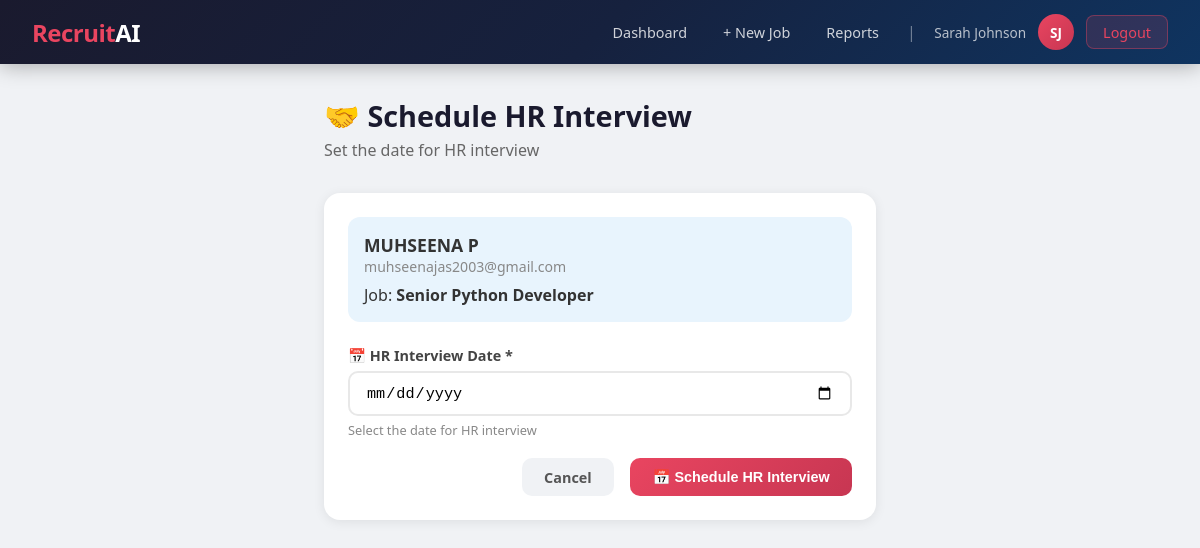
The page /hr/applications/1/schedule-hr/ (signed in) on the database its author committed.
### core/models.py (models this page shows, shortened)
class Application(models.Model):
    STATUS_CHOICES = [
        ('applied', 'Applied'),
        ('not_shortlisted', 'Not Shortlisted'),
        ('shortlisted', 'Shortlisted'),
        ('technical_scheduled', 'Technical Interview Scheduled'),
        ('technical_completed', 'Technical Interview Completed'),
        ('hr_scheduled', 'HR Interview Scheduled'),
        ('hr_completed', 'HR Interview Completed'),
        ('system_recommended', 'System Recommended'),
        ('selected', 'Selected'),
        ('rejected', 'Rejected'),
    ]
    RECOMMENDATION_CHOICES = [
        ('selected', 'Selected'),
        ('rejected', 'Rejected'),
    ]
    job = models.ForeignKey(Job, on_delete=models.CASCADE, related_name='applications')
    candidate = models.ForeignKey(User, on_delete=models.CASCADE, related_name='applications')
    resume = models.FileField(upload_to='resumes/')
    resume_text = models.TextField(blank=True)
    status = models.CharField(max_length=30, choices=STATUS_CHOICES, default='applied')
    rank = models.IntegerField(null=True, blank=True)
    applied_at = models.DateTimeField(auto_now_add=True)
    updated_at = models.DateTimeField(auto_now=True)
    resume_score = models.FloatField(null=True, blank=True)
    technical_date = models.DateField(null=True, blank=True)
    technical_score = models.FloatField(null=True, blank=True)
    technical_attended = models.BooleanField(null=True, blank=True)
    technical_feedback = models.TextField(blank=True)
    hr_date = models.DateField(null=True, blank=True)
    hr_score = models.FloatField(null=True, blank=True)
    hr_attended = models.BooleanField(null=True, blank=True)
    hr_feedback = models.TextField(blank=True)
    final_score = models.FloatField(null=True, blank=True)
    system_recommendation = models.CharField(
        max_length=10, choices=RECOMMENDATION_CHOICES, null=True, blank=True
    )
    final_decision = models.CharField(
        max_length=10, choices=RECOMMENDATION_CHOICES, null=True, blank=True
    )
    hr_decision_notes = models.TextField(blank=True)
    class Meta:
        unique_together = ('job', 'candidate')
        ordering = ['-resume_score']

class Job(models.Model):
    hr = models.ForeignKey(User, on_delete=models.CASCADE, related_name='jobs')
    title = models.CharField(max_length=200)
    required_skills = models.TextField(help_text="Comma-separated skills")
    required_experience = models.CharField(max_length=100)
    description = models.TextField()
    start_date = models.DateField(null=True, blank=True)
    end_date = models.DateField(null=True, blank=True)
    created_at = models.DateTimeField(auto_now_add=True)
    updated_at = models.DateTimeField(auto_now=True)

### core/views.py (the view)
    @login_required
    def wrapper(request, *args, **kwargs):
        if not hasattr(request.user, 'profile') or not request.user.profile.is_hr():
            messages.error(request, "Access denied. HR only.")
            return redirect('dashboard')
        return func(request, *args, **kwargs)

### core/forms.py
class HRScheduleForm(forms.ModelForm):
    class Meta:
        model = Application
        fields = ['hr_date']
        widgets = {
            'hr_date': forms.DateInput(attrs={'type': 'date'}),
        }
        labels = {
            'hr_date': 'HR Interview Date',
        }

### core/models.py (called while the page is built)
    def is_hr(self):
        return self.role == 'hr'

### core/views.py (called while the page is built)
def require_hr(func):
    @login_required
    def wrapper(request, *args, **kwargs):
        if not hasattr(request.user, 'profile') or not request.user.profile.is_hr():
            messages.error(request, "Access denied. HR only.")
            return redirect('dashboard')
        return func(request, *args, **kwargs)
    wrapper.__name__ = func.__name__
    return wrapper

@require_hr
def schedule_hr_interview(request, pk):
    application = get_object_or_404(Application, pk=pk, job__hr=request.user)
    if request.method == 'POST':
        form = HRScheduleForm(request.POST, instance=application)
        if form.is_valid():
            app = form.save(commit=False)
            app.status = 'hr_scheduled'
            app.save()
            messages.success(request, f"HR interview scheduled for {app.hr_date}")
            return redirect('job_applicants', pk=application.job.pk)
    else:
        form = HRScheduleForm(instance=application)
    return render(request, 'core/schedule_hr.html', {
        'application': application,
        'form': form
    })

### core/templates/core/schedule_hr.html (shortened to what this page needs)
{% extends 'core/base.html' %}
{% block content %}
<div class="container" style="max-width:600px;">
    <div class="page-header">
        <h1>🤝 Schedule HR Interview</h1>
        <p>Set the date for HR interview</p>
    </div>
    <div class="card">
        <div style="background:#e8f4fd; border-radius:12px; padding:1rem; margin-bottom:1.5rem;">
            <div style="font-weight:700; font-size:1.1rem;">
                {{ application.candidate.get_full_name|default:application.candidate.username }}
            </div>
            <div style="color:#888; font-size:0.88rem;">{{ application.candidate.email }}</div>
            <div style="margin-top:0.5rem;">Job: <strong>{{ application.job.title }}</strong></div>
        </div>
        <form method="post">
            <div class="form-group">
                <label class="form-label">📅 HR Interview Date *</label>
                <input type="date" name="hr_date" class="form-control"
                       value="{{ application.hr_date|default:'' }}" required>
                <div class="form-text">Select the date for HR interview</div>
            </div>
            <div style="display:flex; gap:1rem; justify-content:flex-end; margin-top:1rem;">
                <a href="{% url 'job_applicants' application.job.pk %}" class="btn btn-secondary">Cancel</a>
                <button type="submit" class="btn btn-primary">📅 Schedule HR Interview</button>
            </div>
        </form>
    </div>
</div>
{% endblock %}

### core/templates/core/base.html (shortened to what this page needs)
<!DOCTYPE html>
<html lang="en">
<head>
</head>
<body>
{% if user.is_authenticated %}
<nav class="navbar">
    <a href="{% url 'dashboard' %}" class="navbar-brand">Recruit<span>AI</span></a>
    <div class="navbar-nav">
        {% if user.profile.is_hr %}
            <a href="{% url 'hr_dashboard' %}" class="nav-link">Dashboard</a>
            <a href="{% url 'create_job' %}" class="nav-link">+ New Job</a>
            <a href="{% url 'hr_reports' %}" class="nav-link">Reports</a>
        {% else %}
            <a href="{% url 'candidate_dashboard' %}" class="nav-link">My Applications</a>
            <a href="{% url 'job_list' %}" class="nav-link">Browse Jobs</a>
        {% endif %}
        <span style="color:rgba(255,255,255,0.4); padding: 0 0.5rem;">|</span>
        <span class="nav-username">{{ user.get_full_name|default:user.username }}</span>
        <a href="{% url 'view_profile' %}" class="nav-avatar" title="View Profile">
            {{ user.first_name|first|upper }}{{ user.last_name|first|upper }}
        </a>
        <a href="{% url 'logout' %}" class="btn-logout" style="margin-left:0.5rem;">Logout</a>
    </div>
</nav>
{% endif %}
{% block content %}{% endblock %}
</body>
</html>

### core/templates/core/base.html (style rules this page uses)
* { box-sizing: border-box; margin: 0; padding: 0; }
body { font-family: 'Segoe UI', sans-serif; background: #f0f2f5; color: #333; min-height: 100vh; }
.navbar { background: linear-gradient(135deg, #1a1a2e 0%, #16213e 50%, #0f3460 100%); padding: 0 2rem; display: flex; align-items: center; justify-content: space-between; height: 64px; box-shadow: 0 2px 20px rgba(0,0,0,0.3); position: sticky; top: 0; z-index: 100; }
.navbar-brand { color: #e94560; font-size: 1.5rem; font-weight: 800; text-decoration: none; letter-spacing: -0.5px; }
.navbar-brand span { color: #fff; }
.navbar-nav { display: flex; gap: 0.25rem; align-items: center; }
.nav-link { color: rgba(255,255,255,0.8); text-decoration: none; padding: 0.5rem 1rem; border-radius: 8px; font-size: 0.9rem; transition: all 0.2s; }
.btn-logout { background: rgba(233,69,96,0.15); border: 1px solid rgba(233,69,96,0.4); color: #e94560; padding: 0.4rem 1rem; border-radius: 8px; cursor: pointer; font-size: 0.9rem; text-decoration: none; transition: all 0.2s; }
.nav-avatar { width: 36px; height: 36px; border-radius: 50%; background: linear-gradient(135deg, #e94560, #c73652); color: #fff; display: flex; align-items: center; justify-content: center; font-weight: 700; font-size: 0.85rem; cursor: pointer; text-decoration: none; margin-left: 0.5rem; transition: all 0.2s; }
.nav-username { color: rgba(255,255,255,0.7); font-size: 0.85rem; margin-left: 0.4rem; }
.container { max-width: 1200px; margin: 2rem auto; padding: 0 1.5rem; }
.page-header { margin-bottom: 2rem; }
.page-header h1 { font-size: 1.8rem; color: #1a1a2e; font-weight: 700; }
.page-header p { color: #666; margin-top: 0.25rem; }
.card { background: #fff; border-radius: 16px; box-shadow: 0 2px 12px rgba(0,0,0,0.08); padding: 1.5rem; margin-bottom: 1.5rem; }
.btn { display: inline-block; padding: 0.6rem 1.4rem; border-radius: 10px; font-size: 0.9rem; font-weight: 600; cursor: pointer; border: none; text-decoration: none; transition: all 0.2s; }
.btn-primary { background: linear-gradient(135deg, #e94560, #c73652); color: #fff; }
.btn-secondary { background: #f0f2f5; color: #555; }
.form-group { margin-bottom: 1.2rem; }
.form-label { display: block; font-weight: 600; margin-bottom: 0.4rem; color: #444; font-size: 0.9rem; }
.form-control { width: 100%; padding: 0.65rem 1rem; border: 2px solid #e8e8e8; border-radius: 10px; font-size: 0.95rem; transition: border-color 0.2s; outline: none; }
.form-text { font-size: 0.8rem; color: #888; margin-top: 0.3rem; }

### rows shown on the page
Application: candidate.get_full_name "MUHSEENA P", candidate.email "muhseenajas2003@gmail.com", job "Senior Python Developer"

### other values the page prints
{{ user.get_full_name|default:user.username }} "Sarah Johnson"
{{ user.first_name|first|upper }} "S"
{{ user.last_name|first|upper }} "J"
